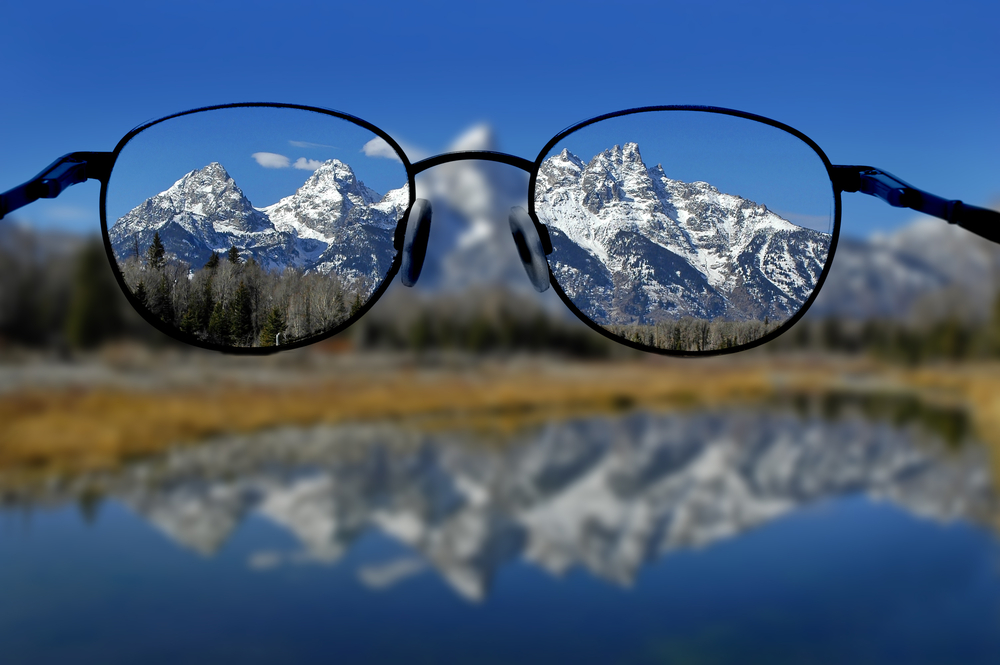
#> input picture Machine Learning/Lab2.1/input.jpg, 1000 x 665 px; its folder holds 3 pictures in this run
$ python Main.py   (older library calls are emulated)
#> lines starting #> are read from the running program, lines starting #| are printed output that depends on the picture
### Machine Learning/Lab2.1/Piece.py
import cv2


class Piece:
    def __init__(self, image, top_left_coords, bottom_right_coords):
        self.top_left_coords = top_left_coords
        self.bottom_right_coords = bottom_right_coords
        self.piece = image[top_left_coords[1]:bottom_right_coords[1], top_left_coords[0]:bottom_right_coords[0]]

        self.teng_val = None
        self.glvn_val = None
        self.is_blured = None

    def teng(self):
        ksize = 5
        Gx = cv2.Sobel(self.piece, ddepth=cv2.CV_64F, dx=1, dy=0, ksize=ksize)
        Gy = cv2.Sobel(self.piece, ddepth=cv2.CV_64F, dx=0, dy=1, ksize=ksize)
        FM = Gx * Gx + Gy * Gy
        self.teng_val = cv2.mean(FM)[0]

        return self.teng_val

    def glvn(self):
        # FM = np.square(cv2.meanStdDev(self.piece)) / cv2.mean(self.piece)
        # self.glvn_val = cv2.mean(FM)[0]

        mean, stdev = cv2.meanStdDev(self.piece)
        self.glvn_val = (stdev[0] ** 2 / mean[0])[0]

        return self.glvn_val

### Machine Learning/Lab2.1/Main.py
import cv2
import numpy as np

from Piece import Piece

# HEIGHT, WIDTH
PIECE_SHAPE = (40, 60)

GREEN_COLOR = (0, 255, 0)


def proccess(img, pieces, method='teng'):
    if method == 'teng':
        teng_vals = [piece.teng() for piece in pieces]

        threshold = np.max(teng_vals) * 0.05
        for piece in pieces:
            if piece.teng_val < threshold:
                piece.is_blured = True
                cv2.rectangle(img, piece.top_left_coords, piece.bottom_right_coords, GREEN_COLOR)
            else:
                piece.is_blured = False

    elif method == 'glvn':
        glvn_vals = [piece.glvn() for piece in pieces]

        threshold = np.max(glvn_vals) * 0.06
        for piece in pieces:
            if piece.glvn_val < threshold:
                piece.is_blured = True
                cv2.rectangle(img, piece.top_left_coords, piece.bottom_right_coords, GREEN_COLOR)
            else:
                piece.is_blured = False

    else:
        raise ValueError(f'Unknown method - {method}')

    cv2.imwrite(f'output-{method}.jpg', img)

    # Если кол-во размытых частей больше 70%,
    # то считаем изображение размытым
    is_blured_pieces = list(filter(lambda piece: piece.is_blured, pieces))

    return len(is_blured_pieces) / len(pieces) > 0.7


def crop_image(image, shape=PIECE_SHAPE):
    height, width = shape
    imgheight, imgwidth, _ = image.shape

    pieces = []
    for j in range(0, imgwidth, width):
        for i in range(0, imgheight, height):
            piece = Piece(image, (j, i), (j + width, i + height))
            pieces.append(piece)

    return pieces


if __name__ == "__main__":
    img = cv2.imread('input.jpg')
#> img is the input picture: shape (665, 1000, 3); mean B, G, R 119.7, 92, 70.3
    img_gray = cv2.cvtColor(img, cv2.COLOR_BGR2GRAY)
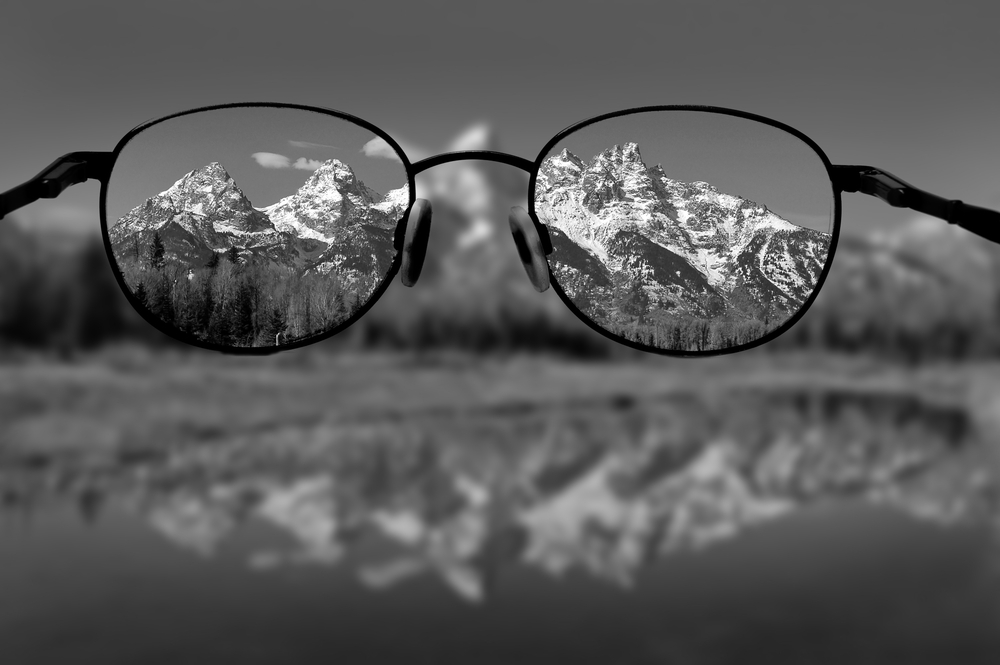
#> img_gray: shape (665, 1000); min 0, max 255, mean 88.7

    pieces = crop_image(img)
#> the loop in crop_image, `for j in range(0, imgwidth, width):` made 17 passes
#> pass 1, in __init__ (call 4), `self.piece = image[top_left_coords[1]:bottom_right_coords[1], top_left..`:
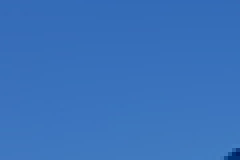
#> self.piece: shape (40, 60, 3) (shown 4 times larger); mean B, G, R 187.1, 113.6, 57.5
#> after the loop in crop_image, `for j in range(0, imgwidth, width):`: pieces = 289 items
#> pieces = 289 items

    print(proccess(img, pieces, method='teng'))
#> in teng, `self.teng_val = cv2.mean(FM)[0]`: self.teng_val = 1121.9
#> in teng (call 9), `FM = Gx * Gx + Gy * Gy`:
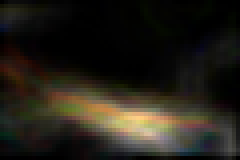
#> FM: shape (40, 60, 3) float64 (shown 4 times larger); mean of channels 0, 1, 2 65871.7, 87688.3, 97969.6; drawn with min black and max white
#> in teng (call 9), `self.teng_val = cv2.mean(FM)[0]`: self.teng_val = 65871.7
#> in teng (call 10), `FM = Gx * Gx + Gy * Gy`:
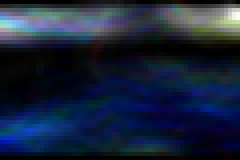
#> FM: shape (40, 60, 3) float64 (shown 4 times larger); mean of channels 0, 1, 2 124588.3, 76676.6, 52354.8; drawn with min black and max white
#> in teng (call 10), `self.teng_val = cv2.mean(FM)[0]`: self.teng_val = 124588.3
#> in teng (call 11), `FM = Gx * Gx + Gy * Gy`:
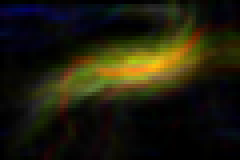
#> FM: shape (40, 60, 3) float64 (shown 4 times larger); mean of channels 0, 1, 2 16403.9, 38365.7, 41556.8; drawn with min black and max white
#> in teng (call 11), `self.teng_val = cv2.mean(FM)[0]`: self.teng_val = 16403.9
#> in teng (call 12), `Gx = cv2.Sobel(self.piece, ddepth=cv2.CV_64F, dx=1, dy=0, ksize=ksize)`:
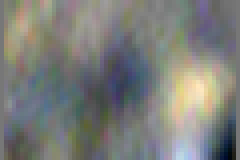
#> Gx: shape (40, 60, 3) float64 (shown 4 times larger); mean of channels 0, 1, 2 9.7, 23.1, 18.3; drawn with min black and max white
#> in teng (call 12), `Gx = cv2.Sobel(self.piece, ddepth=cv2.CV_64F, dx=1, dy=0, ksize=ksize)`:
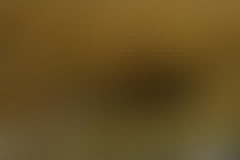
#> self.piece: shape (40, 60, 3) (shown 4 times larger); mean B, G, R 34.1, 78.9, 101.6
#> in teng (call 12), `self.teng_val = cv2.mean(FM)[0]`: self.teng_val = 41907.6
#> in proccess, `teng_vals = [piece.teng() for piece in pieces]`: teng_vals = 289 values, max 7931220.8 at index 227, min 696.1 at index 256, mean 982203.2
#> in proccess, `threshold = np.max(teng_vals) * 0.05`: threshold = 396561
#> the loop in proccess, `for piece in pieces:` made 289 passes
#> piece.is_blured on passes 1 to 12: True, True, True, True, False, False, True, True, True, True, True, True
#| True
    print(proccess(img, pieces, method='glvn'))
#| False
